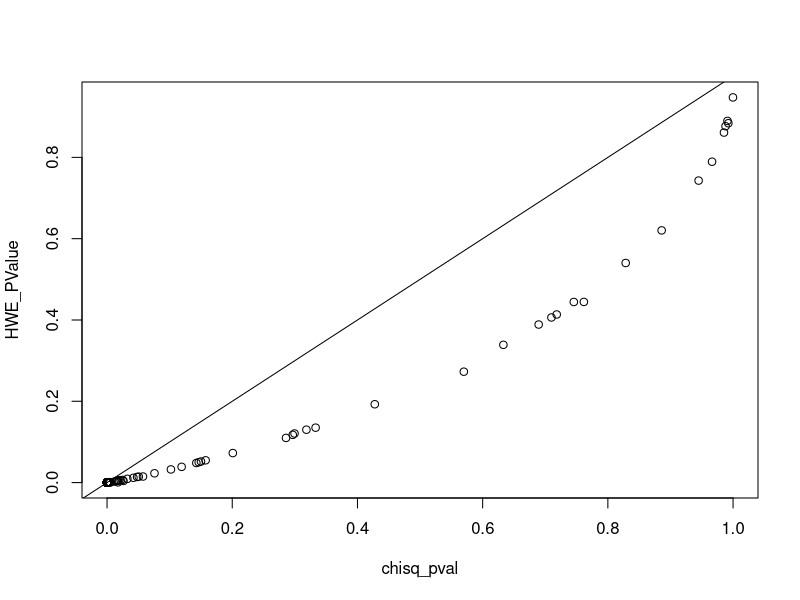
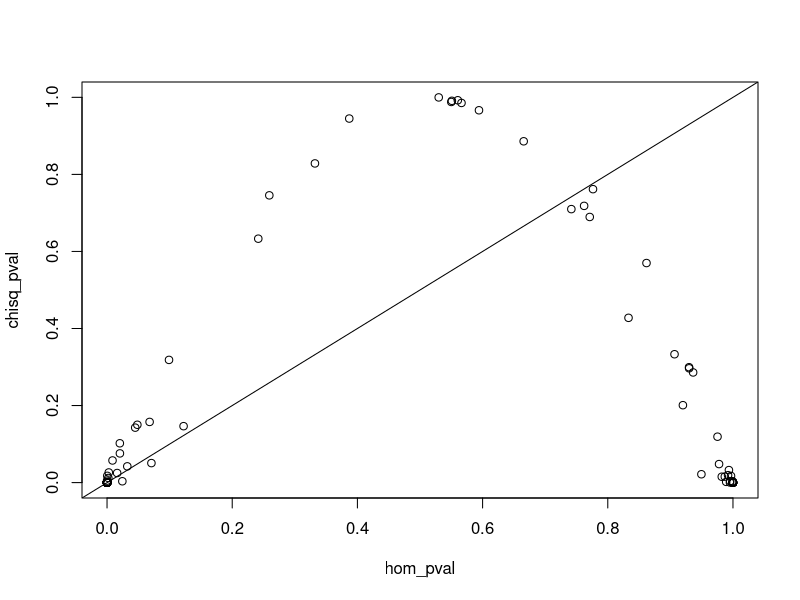
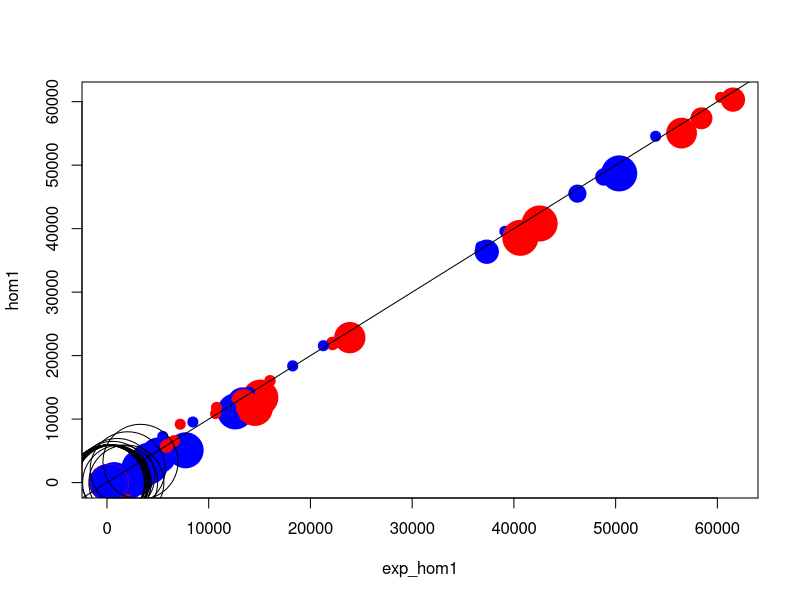
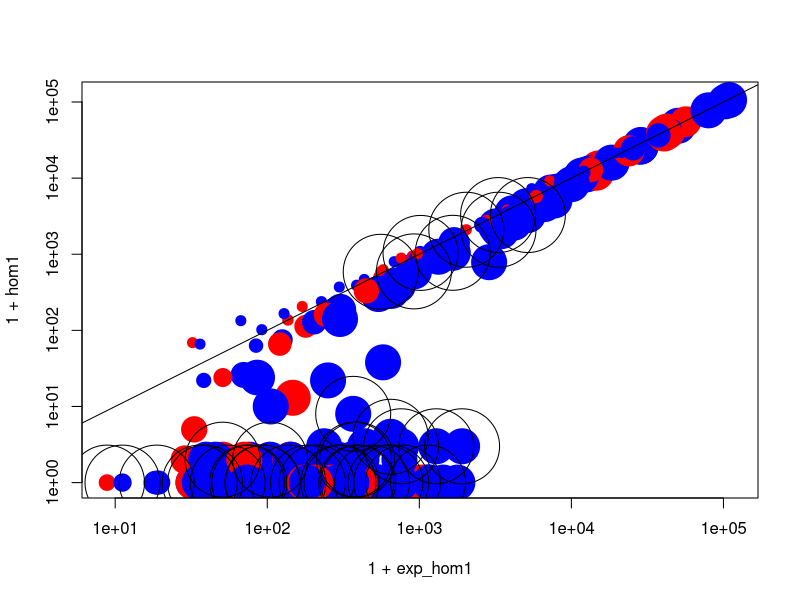
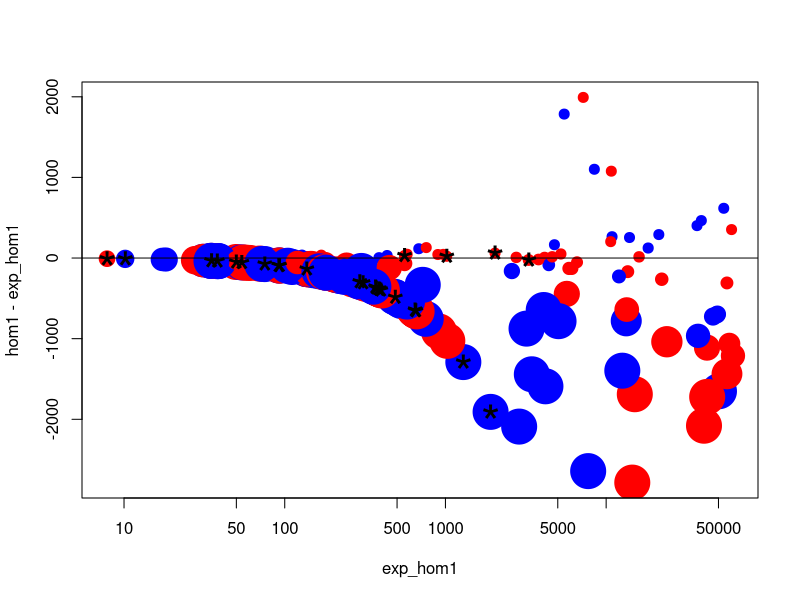
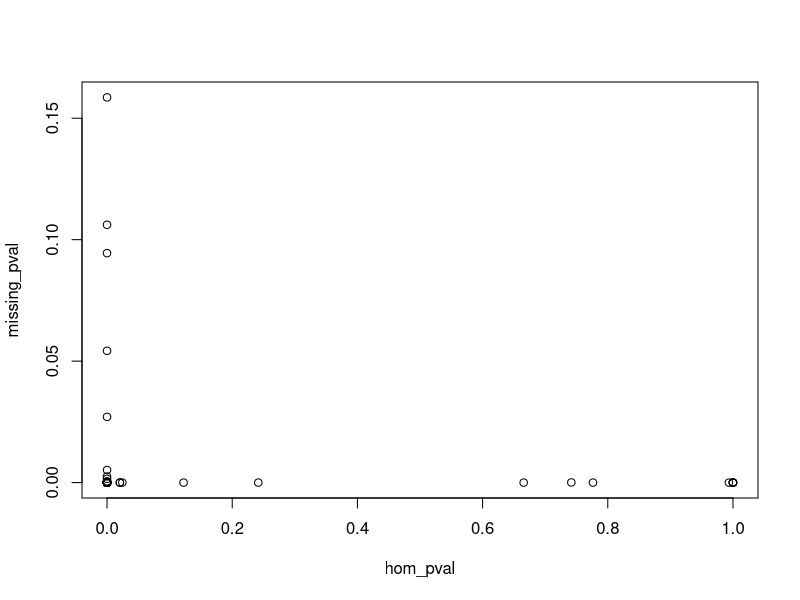

These charts were generated, in order, by the following R code:
nonsig_snps <- read.csv("ukbb_sig_snps_missing_bysex.csv", stringsAsFactors=FALSE)
nonsig_snps$SIGNIF <- FALSE
nonsig_snps$DATASET <- "ukb"
sig_snps <- read.table("sigSNP_HWE_w_NMISS.csv", stringsAsFactors=FALSE, sep="\t", header=TRUE)
sig_snps$SIGNIF <- TRUE
names(sig_snps)[names(sig_snps) == "P"] <- "HWE_PValue"
stopifnot(all(names(sig_snps) %in% names(nonsig_snps)))
for (xn in setdiff(names(nonsig_snps), names(sig_snps))) { sig_snps[[xn]] <- NA }
all_snps <- rbind(sig_snps, nonsig_snps)
all_snps$TEST[all_snps$TEST == "AFF"] <- "FEMALE"
all_snps$TEST[all_snps$TEST == "UNAFF"] <- "MALE"
names(all_snps)[names(all_snps) == "TEST"] <- "SEX"

all_snps$hom1 <- as.numeric(sapply(strsplit(all_snps$GENO, "/"), "[[", 1))
all_snps$het <- as.numeric(sapply(strsplit(all_snps$GENO, "/"), "[[", 2))
all_snps$hom2 <- as.numeric(sapply(strsplit(all_snps$GENO, "/"), "[[", 3))
all_snps$total <- (all_snps$hom1 + all_snps$het + all_snps$hom2)
all_snps$freq <- (0.5 * all_snps$het + all_snps$hom1)/all_snps$total
all_snps$exp_hom1 <- all_snps$freq^2 * all_snps$total

# get number missing 
sample_counts <- data.frame(DATASET=rep(c("ukb", "biovu"), each=3),
                            SEX=c("FEMALE", "MALE", "ALL"),
                            total_genotyped=c(264813, 223478, 264813+223478, 34269, 27491, 34269+27491))
all_snps$num_missing <- NA
for (j in 1:nrow(all_snps)) {
    k <- which(sample_counts$SEX == all_snps$SEX[j] & sample_counts$DATASET == all_snps$DATASET[j])
    all_snps$num_missing[j] <- sample_counts$total_genotyped[k] - all_snps$total[j]
}


# p-value for excess alternate homozygosity:
all_snps$hom_pval <- NA
for (j in 1:nrow(all_snps)) {
    all_snps$hom_pval[j] <- with(all_snps[j,], 
        pbinom(hom1, size=total, prob=freq^2))
}


# p-value for HWE:
# this p-value differs from HWE_PValue - why?
all_snps$chisq_pval <- NA
for (j in 1:nrow(all_snps)) {
    all_snps$chisq_pval[j] <- with(all_snps[j,], 
        chisq.test(c(hom1, het, hom2), p=c(freq^2, 2*freq*(1-freq), (1-freq)^2)))$p.value
}

plot(HWE_PValue ~ chisq_pval, data=all_snps)
abline(0,1)

plot(chisq_pval ~ hom_pval, data=all_snps)
abline(0,1)


# plot observed and expected hom1
plot(hom1 ~ exp_hom1, data=subset(all_snps, SEX != "ALL"),
     col=ifelse(SEX=="FEMALE", "red", "blue"), pch=20, cex=2+pmin(5, -log10(hom_pval)/3))
abline(0,1)
points(hom1 ~ exp_hom1, data=subset(all_snps, SEX != "ALL" & SIGNIF), cex=10)

with(all_snps, {
    plot(1+exp_hom1, 1+hom1, log='xy',
         col=ifelse(SEX=="FEMALE", "red", "blue"), pch=20, cex=2+pmin(5, -log10(hom_pval)/3));
    abline(0,1);
    points(1+exp_hom1[SIGNIF], 1+hom1[SIGNIF], cex=10)
})

plot(hom1 - exp_hom1 ~ exp_hom1, data=subset(all_snps, SEX != "ALL"),
     col=ifelse(SEX=="FEMALE", "red", "blue"), pch=20, cex=2+pmin(5, -log10(hom_pval)/3),
     log='x')
points(hom1 - exp_hom1 ~ exp_hom1, data=subset(all_snps, SEX != "ALL" & SIGNIF),
       pch="*", cex=3)
abline(h=0)

### make SNP summary

snps <- data.frame(SNP=unique(all_snps$SNP), stringsAsFactors=FALSE)
both <- subset(all_snps, SEX=="ALL")
for (xn in c("hom_pval", "DATASET", "CHR", "SIGNIF")) {
    snps[[xn]] <- both[[xn]][match(snps$SNP, both$SNP)]
}
fem <- subset(all_snps, SEX=="FEMALE")
male <- subset(all_snps, SEX=="MALE")
for (xn in c("hom1", "het", "hom2", "total", "freq", "exp_hom1", "num_missing")) {
    snps[[paste0("fem_", xn)]] <- fem[[xn]][match(snps$SNP, fem$SNP)]
    snps[[paste0("male", xn)]] <- male[[xn]][match(snps$SNP, male$SNP)]
}

snps$missing_pval <- NA
for (j in 1:nrow(snps)) {
    snps$missing_pval[j] <- with(snps[j,],
                                 fisher.test(rbind(c(fem_total, maletotal),
                                              c(fem_num_missing, malenum_missing)))$p.value)
}

plot(missing_pval ~ hom_pval, data=snps)

# how many are below 1e-4 for each test?
addmargins(with(snps, table(missing=missing_pval < 1e-4, homozygotes=hom_pval < 1e-4)))

##
# load homology

ukb_blat <- read.table("biovu_ukbb_blat_for_sighits_ukb.csv", header=TRUE, sep='\t')
biovu_blat <- read.table("biovu_ukbb_blat_for_sighits_biovu.csv", header=TRUE, sep='\t')
ukb_blat$DATASET <- "ukb"
biovu_blat$DATASET <- "biovu"
stopifnot(all(names(ukb_blat) == names(biovu_blat)))
blat <- rbind(ukb_blat, biovu_blat)
names(blat)[names(blat) == "X.id"] <- "percent_identity"

biovu_tab <- read.table("biovu_sex_sel_hits_100flank_blat.tab", skip=3, header=FALSE)
names(biovu_tab) <- c("ACTIONS", "MORE_ACTIONS", "QUERY", "SCORE", "START", "END", "QSIZE", "IDENTITY", "CHROM", "STRAND", "START", "END", "SPAN")
biovu_tab$SNP <- gsub("_hg19.*", "", biovu_tab$QUERY) 
biovu_tab$SNP[biovu_tab$SNP == "14.35761675-C-G"] <- "14:35761675-C-G"
biovu_tab$SNP[biovu_tab$SNP == "JHU_13.20119335_chr13"] <- "JHU_13.20119335"
biovu_tab$percent_identity <- as.numeric(gsub("%", "", biovu_tab$IDENTITY))

# max homology for 40bp match
max_40bp_homology <- with(subset(blat, Subject %in% c("chrX", "chrY") & abs(s.end-s.start)>=40), tapply(percent_identity, SNP, max))
snps$max_40bp_homology <- max_40bp_homology[match(snps$SNP, names(max_40bp_homology))]

# matches at 40bp, 85%?
matches_X <- with(subset(blat, Subject == "chrX" & percent_identity > 85), tapply(abs(s.end-s.start), SNP, max) >= 40)
matches_Y <- with(subset(blat, Subject == "chrY" & percent_identity > 85), tapply(abs(s.end-s.start), SNP, max) >= 40)
matches_X[is.na(matches_X)] <- FALSE
matches_Y[is.na(matches_Y)] <- FALSE
biovu_matches_X <- with(subset(biovu_tab, CHROM == "chrX" & percent_identity > 85), tapply(SPAN, SNP, max) >= 40)
biovu_matches_Y <- with(subset(biovu_tab, CHROM == "chrY" & percent_identity > 85), tapply(SPAN, SNP, max) >= 40)
snps$matches_X <- NA
snps$matches_Y <- NA
snps$matches_X[match(names(matches_X), snps$SNP)] <- matches_X
snps$matches_X[match(names(biovu_matches_X), snps$SNP)] <- (snps$matches_X[match(names(biovu_matches_X), snps$SNP)] | biovu_matches_X)
snps$matches_Y[match(names(matches_Y), snps$SNP)] <- matches_Y
snps$matches_Y[match(names(biovu_matches_Y), snps$SNP)] <- (snps$matches_Y[match(names(biovu_matches_Y), snps$SNP)] | biovu_matches_Y)


# Write this out

with(snps, 
    write.csv(data.frame(STUDY=DATASET,
                         CHR=CHR,
                         SNP=SNP,
                         FEM_HOM1=fem_hom1,
                         FEM_HET=fem_het,
                         FEM_HOM2=fem_hom2,
                         FEM_MISSING=fem_num_missing,
                         MALE_HOM1=malehom1,
                         MALE_HET=malehet,
                         MALE_HOM2=malehom2,
                         MALE_MISSING=malenum_missing,
                         FEM_EXP_HOM1=fem_exp_hom1,
                         MALE_EXP_HOM1=maleexp_hom1,
                         MISSING_PVAL=missing_pval,
                         HOM1_PVAL=hom_pval
                         # , MATCHES_X=matches_X, MATCHES_Y=matches_Y
                         ),
     file="snp_summaries.csv", row.names=FALSE))
